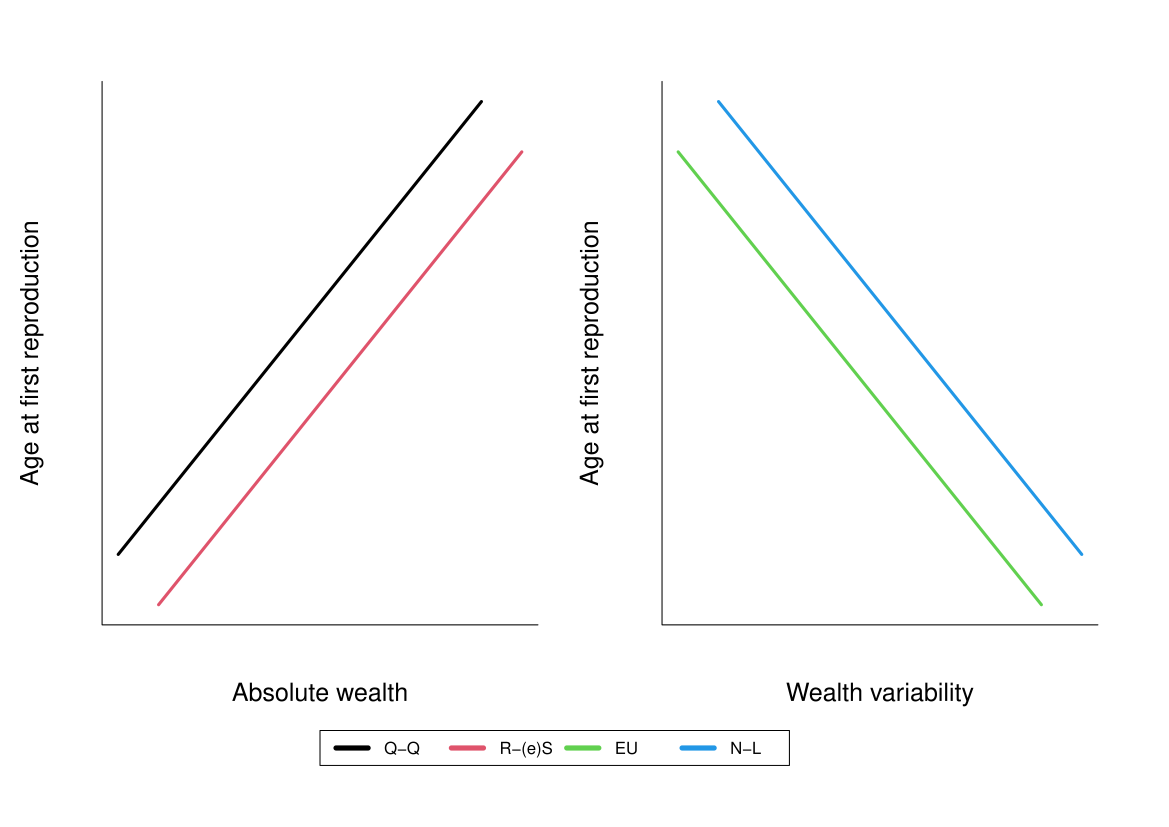

Here is the R script that generated this plot:
par(
  oma=c(5,1,0,1.5),# Room for the title and legend
  mfrow=c(1,2)
)
plot(c(0,1),
     c(0,1),
     type="n",
     cex.lab=1.5,
     xlab="Absolute wealth",
     ylab="Age at first reproduction",
     xaxt="n",
     yaxt="n",
     bty="l"
)
lines(c(0,0.9),
      c(0.1,1),
      lwd=3,
      col=1
)
lines(c(0.1,1),
      c(0,0.9),
      lwd=3,
      col=2
)
legend(x =0.5,y=-0.25,inset = 0,
       legend = c("Q-Q", "R-(e)S","EU","N-L"), 
       col=1:4, lwd=5, cex=1, horiz = TRUE,xpd=NA)
plot(c(0,1),
     c(0,1),
     type="n",
     cex.lab=1.5,
     xlab="Wealth variability",
     ylab="Age at first reproduction",
     xaxt="n",
     yaxt="n",
     bty="l"
)
lines(c(0,0.9),
      c(0.9,0),
      lwd=3,
      col=3
)
lines(c(0.1,1),
      c(1,0.1),
      lwd=3,
      col=4
)
